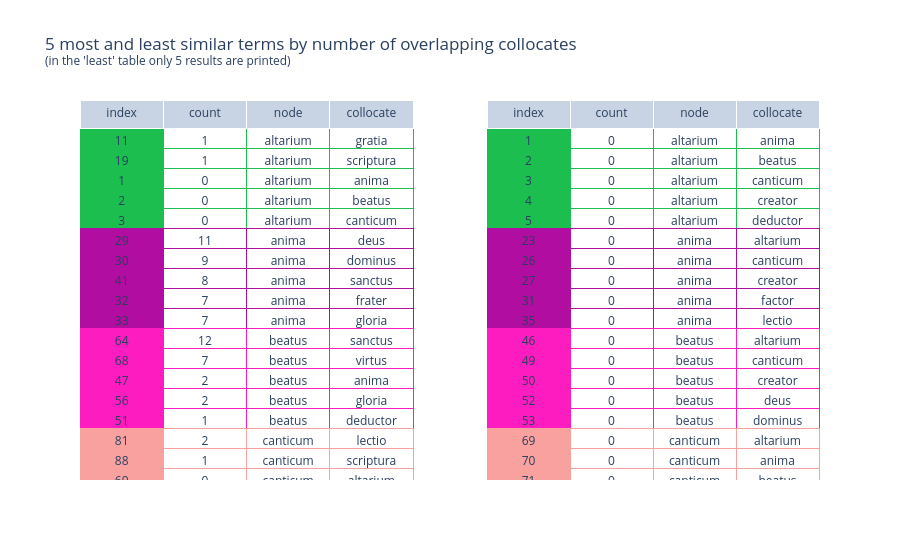

Source (notebook cell):
### Code cell
# most ...
fig1 = showLongTable(collDiffs.getNTop(df, top=5, ascending=False), show=False,
                     color="node", 
                     colormap=color_discrete_map_terms)
# ... and least similar by number of overlapping collocations
fig2 = showLongTable(collDiffs.getNTop(df, top=5, ascending=True), show=False,
                        color="node",
                     colormap=color_discrete_map_terms)

# plot both tables
fig = make_subplots(rows=1, cols=2, specs=[[{"type": "table"},{"type": "table"}]])
fig.add_trace(fig1, row=1, col=1)
fig.add_trace(fig2, row=1, col=2)
fig.update_layout(height=800,
                  title_text="5 most and least similar terms by number of overlapping collocates\
                  <br><sup>(in the 'least' table only 5 results are printed)</sup>"
                 )
fig.show()

### Figure 1 — Plotly figure (JSON) as saved in the notebook; plotly's stock layout.template omitted (floating-point values rounded to 4 significant figures; data arrays with more than 128 entries replaced by an {"elided": "..."} marker saying what was removed)
{"data": [{"cells": {"align": "center", "fill": {"color": [["#1CBE4F", "#1CBE4F", "#1CBE4F", "#1CBE4F", "#1CBE4F", "#B10DA1", "#B10DA1", "#B10DA1", "#B10DA1", "#B10DA1", "#FC1CBF", "#FC1CBF", "#FC1CBF", "#FC1CBF", "#FC1CBF", "#F8A19F", "#F8A19F", "#F8A19F", "#F8A19F", "#F8A19F", "#565656", "#565656", "#565656", "#565656", "#565656", "#16FF32", "#16FF32", "#16FF32", "#16FF32", "#16FF32", "#85660D", "#85660D", "#85660D", "#85660D", "#85660D", "#782AB6", "#782AB6", "#782AB6", "#782AB6", "#782AB6", "#1C8356", "#1C8356", "#1C8356", "#1C8356", "#1C8356", "#325A9B", "#325A9B", "#325A9B", "#325A9B", "#325A9B", "#1CFFCE", "#1CFFCE", "#1CFFCE", "#1CFFCE", "#1CFFCE", "#F6222E", "#F6222E", "#F6222E", "#F6222E", "#F6222E", "#3283FE", "#3283FE", "#3283FE", "#3283FE", "#3283FE", "#E2E2E2", "#E2E2E2", "#E2E2E2", "#E2E2E2", "#E2E2E2", "#DEA0FD", "#DEA0FD", "#DEA0FD", "#DEA0FD", "#DEA0FD", "#F7E1A0", "#F7E1A0", "#F7E1A0", "#F7E1A0", "#F7E1A0", "#2ED9FF", "#2ED9FF", "#2ED9FF", "#2ED9FF", "#2ED9FF", "#FE00FA", "#FE00FA", "#FE00FA", "#FE00FA", "#FE00FA", "#C075A6", "#C075A6", "#C075A6", "#C075A6", "#C075A6", "#AA0DFE", "#AA0DFE", "#AA0DFE", "#AA0DFE", "#AA0DFE", "#FEAF16", "#FEAF16", "#FEAF16", "#FEAF16", "#FEAF16", "#C4451C", "#C4451C", "#C4451C", "#C4451C", "#C4451C", "#90AD1C", "#90AD1C", "#90AD1C", "#90AD1C", "#90AD1C"], "white", "white"]}, "line": {"color": [["#1CBE4F", "#1CBE4F", "#1CBE4F", "#1CBE4F", "#1CBE4F", "#B10DA1", "#B10DA1", "#B10DA1", "#B10DA1", "#B10DA1", "#FC1CBF", "#FC1CBF", "#FC1CBF", "#FC1CBF", "#FC1CBF", "#F8A19F", "#F8A19F", "#F8A19F", "#F8A19F", "#F8A19F", "#565656", "#565656", "#565656", "#565656", "#565656", "#16FF32", "#16FF32", "#16FF32", "#16FF32", "#16FF32", "#85660D", "#85660D", "#85660D", "#85660D", "#85660D", "#782AB6", "#782AB6", "#782AB6", "#782AB6", "#782AB6", "#1C8356", "#1C8356", "#1C8356", "#1C8356", "#1C8356", "#325A9B", "#325A9B", "#325A9B", "#325A9B", "#325A9B", "#1CFFCE", "#1CFFCE", "#1CFFCE", "#1CFFCE", "#1CFFCE", "#F6222E", "#F6222E", "#F6222E", "#F6222E", "#F6222E", "#3283FE", "#3283FE", "#3283FE", "#3283FE", "#3283FE", "#E2E2E2", "#E2E2E2", "#E2E2E2", "#E2E2E2", "#E2E2E2", "#DEA0FD", "#DEA0FD", "#DEA0FD", "#DEA0FD", "#DEA0FD", "#F7E1A0", "#F7E1A0", "#F7E1A0", "#F7E1A0", "#F7E1A0", "#2ED9FF", "#2ED9FF", "#2ED9FF", "#2ED9FF", "#2ED9FF", "#FE00FA", "#FE00FA", "#FE00FA", "#FE00FA", "#FE00FA", "#C075A6", "#C075A6", "#C075A6", "#C075A6", "#C075A6", "#AA0DFE", "#AA0DFE", "#AA0DFE", "#AA0DFE", "#AA0DFE", "#FEAF16", "#FEAF16", "#FEAF16", "#FEAF16", "#FEAF16", "#C4451C", "#C4451C", "#C4451C", "#C4451C", "#C4451C", "#90AD1C", "#90AD1C", "#90AD1C", "#90AD1C", "#90AD1C"]]}, "values": {"elided": "4x115 mixed values"}}, "domain": {"x": [0, 0.45], "y": [0, 1]}, "header": {"align": "center", "values": ["index", "count", "node", "collocate"]}, "type": "table"}, {"cells": {"align": "center", "fill": {"color": [["#1CBE4F", "#1CBE4F", "#1CBE4F", "#1CBE4F", "#1CBE4F", "#B10DA1", "#B10DA1", "#B10DA1", "#B10DA1", "#B10DA1", "#FC1CBF", "#FC1CBF", "#FC1CBF", "#FC1CBF", "#FC1CBF", "#F8A19F", "#F8A19F", "#F8A19F", "#F8A19F", "#F8A19F", "#565656", "#565656", "#565656", "#565656", "#565656", "#16FF32", "#16FF32", "#16FF32", "#16FF32", "#16FF32", "#85660D", "#85660D", "#85660D", "#85660D", "#85660D", "#782AB6", "#782AB6", "#782AB6", "#782AB6", "#782AB6", "#1C8356", "#1C8356", "#1C8356", "#1C8356", "#1C8356", "#325A9B", "#325A9B", "#325A9B", "#325A9B", "#325A9B", "#1CFFCE", "#1CFFCE", "#1CFFCE", "#1CFFCE", "#1CFFCE", "#F6222E", "#F6222E", "#F6222E", "#F6222E", "#F6222E", "#3283FE", "#3283FE", "#3283FE", "#3283FE", "#3283FE", "#E2E2E2", "#E2E2E2", "#E2E2E2", "#E2E2E2", "#E2E2E2", "#DEA0FD", "#DEA0FD", "#DEA0FD", "#DEA0FD", "#DEA0FD", "#F7E1A0", "#F7E1A0", "#F7E1A0", "#F7E1A0", "#F7E1A0", "#2ED9FF", "#2ED9FF", "#2ED9FF", "#2ED9FF", "#2ED9FF", "#FE00FA", "#FE00FA", "#FE00FA", "#FE00FA", "#FE00FA", "#C075A6", "#C075A6", "#C075A6", "#C075A6", "#C075A6", "#AA0DFE", "#AA0DFE", "#AA0DFE", "#AA0DFE", "#AA0DFE", "#FEAF16", "#FEAF16", "#FEAF16", "#FEAF16", "#FEAF16", "#C4451C", "#C4451C", "#C4451C", "#C4451C", "#C4451C", "#90AD1C", "#90AD1C", "#90AD1C", "#90AD1C", "#90AD1C"], "white", "white"]}, "line": {"color": [["#1CBE4F", "#1CBE4F", "#1CBE4F", "#1CBE4F", "#1CBE4F", "#B10DA1", "#B10DA1", "#B10DA1", "#B10DA1", "#B10DA1", "#FC1CBF", "#FC1CBF", "#FC1CBF", "#FC1CBF", "#FC1CBF", "#F8A19F", "#F8A19F", "#F8A19F", "#F8A19F", "#F8A19F", "#565656", "#565656", "#565656", "#565656", "#565656", "#16FF32", "#16FF32", "#16FF32", "#16FF32", "#16FF32", "#85660D", "#85660D", "#85660D", "#85660D", "#85660D", "#782AB6", "#782AB6", "#782AB6", "#782AB6", "#782AB6", "#1C8356", "#1C8356", "#1C8356", "#1C8356", "#1C8356", "#325A9B", "#325A9B", "#325A9B", "#325A9B", "#325A9B", "#1CFFCE", "#1CFFCE", "#1CFFCE", "#1CFFCE", "#1CFFCE", "#F6222E", "#F6222E", "#F6222E", "#F6222E", "#F6222E", "#3283FE", "#3283FE", "#3283FE", "#3283FE", "#3283FE", "#E2E2E2", "#E2E2E2", "#E2E2E2", "#E2E2E2", "#E2E2E2", "#DEA0FD", "#DEA0FD", "#DEA0FD", "#DEA0FD", "#DEA0FD", "#F7E1A0", "#F7E1A0", "#F7E1A0", "#F7E1A0", "#F7E1A0", "#2ED9FF", "#2ED9FF", "#2ED9FF", "#2ED9FF", "#2ED9FF", "#FE00FA", "#FE00FA", "#FE00FA", "#FE00FA", "#FE00FA", "#C075A6", "#C075A6", "#C075A6", "#C075A6", "#C075A6", "#AA0DFE", "#AA0DFE", "#AA0DFE", "#AA0DFE", "#AA0DFE", "#FEAF16", "#FEAF16", "#FEAF16", "#FEAF16", "#FEAF16", "#C4451C", "#C4451C", "#C4451C", "#C4451C", "#C4451C", "#90AD1C", "#90AD1C", "#90AD1C", "#90AD1C", "#90AD1C"]]}, "values": {"elided": "4x115 mixed values"}}, "domain": {"x": [0.55, 1], "y": [0, 1]}, "header": {"align": "center", "values": ["index", "count", "node", "collocate"]}, "type": "table"}], "layout": {"autosize": true, "title": {"text": "5 most and least similar terms by number of overlapping collocates                  <br><sup>(in the 'least' table only 5 results are printed)</sup>"}}}
